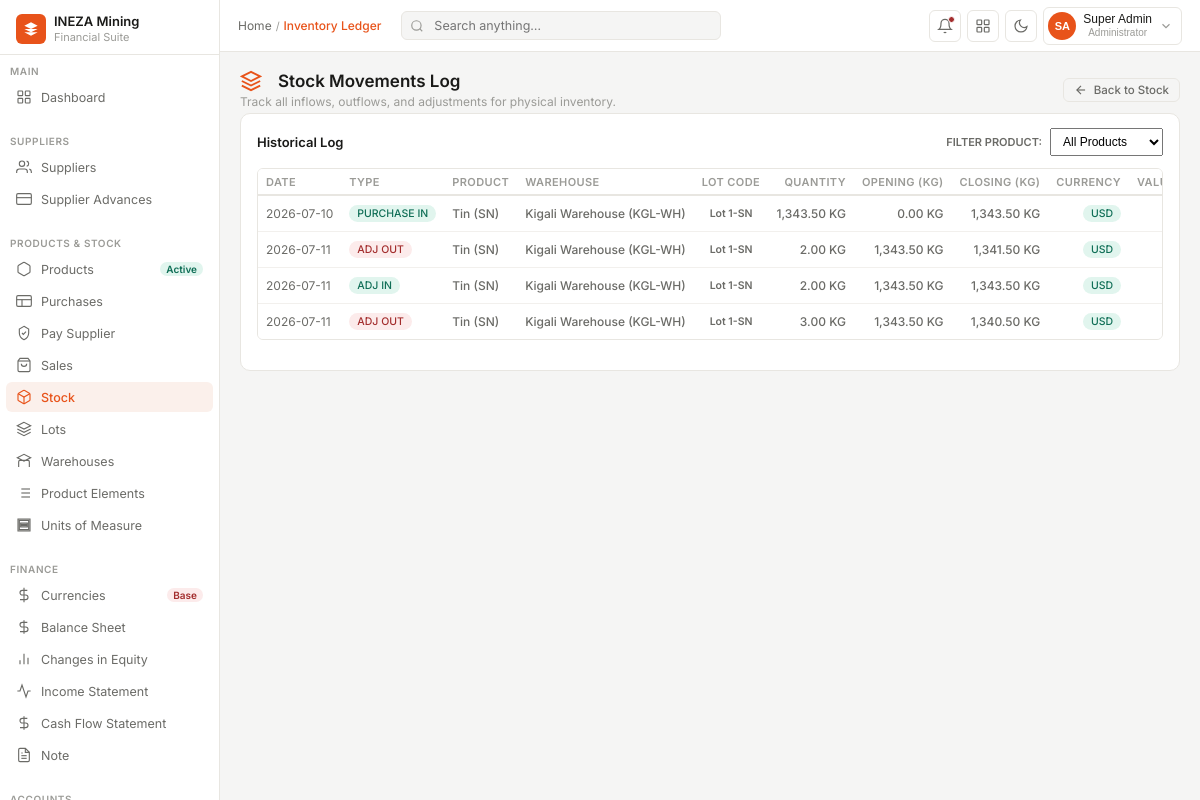
The app's page /pages/stock/movements.php (signed in) with its own data.
### tables this page shows
CREATE TABLE `stock_movement` (
  `id` bigint(20) UNSIGNED NOT NULL,
  `movement_type` enum('PURCHASE_IN','SALE_OUT','TRANSFER_IN','TRANSFER_OUT','ADJUSTMENT_IN','ADJUSTMENT_OUT','RETURN_IN','OPENING_STOCK') NOT NULL,
  `warehouse_id` int(10) UNSIGNED NOT NULL,
  `product_id` int(10) UNSIGNED NOT NULL,
  `lot_id` int(10) UNSIGNED DEFAULT NULL,
  `uom_id` int(10) UNSIGNED NOT NULL DEFAULT 1,
  `qty_kg` decimal(14,4) NOT NULL COMMENT 'Positive number always; direction from movement_type',
  `unit_cost_rwf` decimal(18,4) DEFAULT NULL,
  `unit_cost_usd` decimal(18,4) DEFAULT NULL,
  `purchase_currency_id` tinyint(3) UNSIGNED DEFAULT NULL,
  `purchase_amount_in_currency` decimal(18,4) DEFAULT NULL,
  `exchange_rate` decimal(14,4) DEFAULT NULL,
  `converted_amount` decimal(18,4) DEFAULT NULL,
  `total_value_rwf` decimal(20,2) DEFAULT NULL,
  `total_value_usd` decimal(20,4) DEFAULT NULL,
  `reference_type` varchar(50) DEFAULT NULL COMMENT 'purchasing, sells, transfer, adjustment',
  `reference_id` bigint(20) DEFAULT NULL COMMENT 'FK to the source record (purchasing.id or sells.id)',
  `movement_date` date NOT NULL,
  `notes` text DEFAULT NULL,
  `created_by` int(11) DEFAULT NULL,
  `created_at` timestamp NOT NULL DEFAULT current_timestamp(),
  `opening` decimal(14,4) NOT NULL DEFAULT 0.0000,
  `closing` decimal(14,4) NOT NULL DEFAULT 0.0000
);

CREATE TABLE `product` (
  `id` int(10) UNSIGNED NOT NULL,
  `product_code` varchar(50) NOT NULL COMMENT 'e.g. COLTAN-TA, TIN-SN',
  `product_name` varchar(200) NOT NULL COMMENT 'e.g. Coltan (Tantalite), Cassiterite (Tin)',
  `uom_id` int(10) UNSIGNED NOT NULL COMMENT 'Default unit of measure',
  `inventory_account_id` bigint(20) UNSIGNED DEFAULT NULL,
  `sales_account_id` bigint(20) UNSIGNED DEFAULT NULL,
  `cogs_account_id` bigint(20) UNSIGNED DEFAULT NULL,
  `description` text DEFAULT NULL,
  `is_active` tinyint(1) DEFAULT 1,
  `created_at` timestamp NOT NULL DEFAULT current_timestamp(),
  `updated_at` timestamp NOT NULL DEFAULT current_timestamp() ON UPDATE current_timestamp()
);

CREATE TABLE `warehouses` (
  `id` bigint(20) NOT NULL,
  `warehouse_code` varchar(50) DEFAULT NULL,
  `warehouse_name` varchar(255) NOT NULL,
  `address` text DEFAULT NULL,
  `is_active` tinyint(1) NOT NULL DEFAULT 1,
  `created_at` timestamp NOT NULL DEFAULT current_timestamp(),
  `created_by` bigint(20) NOT NULL
);

CREATE TABLE `lots` (
  `id` int(10) UNSIGNED NOT NULL,
  `lots_code` varchar(50) NOT NULL COMMENT 'e.g. Lot 1-Ta, Lot 01-Tin',
  `product_id` int(10) UNSIGNED NOT NULL,
  `opening_date` date NOT NULL,
  `closing_date` date DEFAULT NULL COMMENT 'NULL means lot is still open',
  `statuss` tinyint(1) NOT NULL DEFAULT 1
);

CREATE TABLE `unit_of_measure` (
  `id` int(10) UNSIGNED NOT NULL,
  `code` varchar(20) NOT NULL COMMENT 'e.g. KG, MT, G, LB',
  `name` varchar(100) NOT NULL COMMENT 'e.g. Kilogram, Metric Ton',
  `symbol` varchar(10) DEFAULT NULL,
  `is_active` tinyint(1) DEFAULT 1,
  `created_at` timestamp NOT NULL DEFAULT current_timestamp(),
  `updated_at` timestamp NOT NULL DEFAULT current_timestamp() ON UPDATE current_timestamp()
);

CREATE TABLE `currencies` (
  `id` tinyint(3) UNSIGNED NOT NULL,
  `code` varchar(5) NOT NULL,
  `name` varchar(50) NOT NULL,
  `symbol` varchar(5) DEFAULT NULL,
  `is_base_currency` tinyint(1) DEFAULT 0 COMMENT 'If 1, this is USD (base reporting currency)',
  `is_active` tinyint(1) DEFAULT 1,
  `created_at` timestamp NOT NULL DEFAULT current_timestamp(),
  `created_by` int(11) NOT NULL,
  `updated_at` timestamp NOT NULL DEFAULT current_timestamp() ON UPDATE current_timestamp(),
  `updated_by` int(11) DEFAULT NULL
);

### pages/stock/movements.php (the view, shortened to what this page needs)
<?php
require_once __DIR__ . '/../../config/db.php';
$selectedProductId = isset($_GET['product_id']) ? (int)$_GET['product_id'] : 0;
$selectedLotId = isset($_GET['lot_id']) ? (int)$_GET['lot_id'] : 0;
$whereClause = "";
$query = "SELECT sm.*,
                 CONCAT(u.first_name, ' ', u.last_name) AS creator_name,
                 uom.code AS uom_code,
                 p.purchase_no,
                 w.warehouse_name,
                 w.warehouse_code,
                 l.lots_code,
                 pr.product_name,
                 pr.product_code,
                 cur.code AS currency_code
          FROM stock_movement sm
          LEFT JOIN users u ON sm.created_by = u.id
          LEFT JOIN unit_of_measure uom ON sm.uom_id = uom.id
          LEFT JOIN purchasing p ON sm.reference_type = 'purchasing' AND sm.reference_id = p.id
          LEFT JOIN warehouses w ON sm.warehouse_id = w.id
          LEFT JOIN lots l ON sm.lot_id = l.id
          LEFT JOIN product pr ON sm.product_id = pr.id
          LEFT JOIN currencies cur ON sm.purchase_currency_id = cur.id
          $whereClause
          ORDER BY sm.movement_date ASC, sm.id ASC";
$result = mysqli_query($conn, $query);
$movements = [];
if ($result) {
    while ($row = mysqli_fetch_assoc($result)) {
        $movements[] = $row;
    }
}
?>
<!DOCTYPE html>
<html lang="en">
<head>
<link rel="stylesheet" href="../../src/css/dashboard.css">
<link rel="stylesheet" href="../../src/css/sidebar.css">
<link rel="stylesheet" href="../../src/css/navbar.css">
<link rel="stylesheet" href="../../src/css/stock.css">
</head>
<body>
<?php include '../include/sidebar.php'; ?>
<div class="main">
  <?php $page_title = "Inventory Ledger"; include '../include/navbar.php'; ?>
  <div class="content" id="stockContent">
    <div class="page-header">
      <div>
        <h1 class="page-title">
          <svg viewBox="0 0 24 24" style="stroke: var(--orange); stroke-width: 2; fill: none; width: 22px; height: 22px; margin-right: 8px;">
            <path d="M12 2L2 7l10 5 10-5-10-5zM2 17l10 5 10-5M2 12l10 5 10-5"/>
          </svg>
          Stock Movements Log
        </h1>
        <div class="page-sub">
          Track all inflows, outflows, and adjustments for physical inventory.
        </div>
      </div>
      <div class="page-actions">
        <a href="index.php" class="btn-sm" style="text-decoration: none; display: inline-flex; align-items: center; gap: 6px;">
          <svg viewBox="0 0 24 24" style="width: 14px; height: 14px; stroke: currentColor; stroke-width: 2; fill: none;"><line x1="19" y1="12" x2="5" y2="12"/><polyline points="12 19 5 12 12 5"/></svg>
          Back to Stock
        </a>
      </div>
    </div>
    <div class="card">
      <div class="card-header" style="display: flex; justify-content: space-between; align-items: center; gap: 16px; flex-wrap: wrap;">
        <div class="card-title">Historical Log</div>
        <div style="display: flex; gap: 8px; align-items: center;">
          <label for="productFilter" style="font-size: 11px; font-weight: 600; text-transform: uppercase; color: var(--text2);">Filter Product:</label>
          <select id="productFilter" class="form-control" style="max-width: 220px; padding: 5px 8px; font-size: 12px; margin: 0;" onchange="filterProduct(this.value)" <?php echo $selectedProductId > 0 ? 'disabled' : ''; ?>>
            <?php if ($selectedProductId === 0): ?>
              <option value="0">All Products</option>
            <?php endif; ?>
          </select>
        </div>
      </div>
      <div class="table-container">
        <table class="data-table">
          <thead>
            <tr>
              <th>Date</th>
              <th>Type</th>
              <th>Product</th>
              <th>Warehouse</th>
              <th>Lot Code</th>
              <th style="text-align: right;">Quantity</th>
              <th style="text-align: right;">Opening (kg)</th>
              <th style="text-align: right;">Closing (kg)</th>
              <th style="text-align: right;">Currency</th>
              <th style="text-align: right;">Value in Currency</th>
            </tr>
          </thead>
          <tbody>
            <?php if (empty($movements)): ?>
              <tr>
                <td colspan="16" class="table-empty">No stock movements recorded.</td>
              </tr>
            <?php else: ?>
              <?php foreach ($movements as $m): ?>
                <?php
                  $date = htmlspecialchars($m['movement_date']);
                  $prod = htmlspecialchars($m['product_name'] . ' (' . $m['product_code'] . ')');
                  $wh = htmlspecialchars($m['warehouse_name'] . ' (' . $m['warehouse_code'] . ')');
                  $lot = htmlspecialchars($m['lots_code'] ?? '—');
                  $qty = number_format((float)$m['qty_kg'], 2) . ' ' . htmlspecialchars($m['uom_code'] ?? 'kg');
                  $typeBadge = '';
                  switch ($m['movement_type']) {
                    case 'PURCHASE_IN':
                      $typeBadge = '<span class="status-pill pill-green">PURCHASE IN</span>';
                      break;
                    case 'ADJUSTMENT_IN':
                      $typeBadge = '<span class="status-pill pill-green">ADJ IN</span>';
                      break;
                    case 'ADJUSTMENT_OUT':
                      $typeBadge = '<span class="status-pill pill-red">ADJ OUT</span>';
                      break;
                  }
                ?>
                <tr class="clickable-row" onclick="window.location='movement_details.php?id=<?php echo $m['id']; ?><?php echo $selectedProductId > 0 ? '&product_id=' . $selectedProductId : ''; ?><?php echo $selectedLotId > 0 ? '&lot_id=' . $selectedLotId : ''; ?>'">
                  <td style="white-space: nowrap;"><?php echo $date; ?></td>
                  <td><?php echo $typeBadge; ?></td>
                  <td class="td-bold"><?php echo $prod; ?></td>
                  <td class="td-name"><?php echo $wh; ?></td>
                  <td><span class="status-pill pill-purple" style="font-weight: 600;"><?php echo $lot; ?></span></td>
                  <td style="text-align: right; font-weight: 500;"><?php echo $qty; ?></td>
                  <td style="text-align: right; color: var(--text2); font-weight: 500;"><?php echo number_format((float)$m['opening'], 2) . ' ' . htmlspecialchars($m['uom_code'] ?? 'kg'); ?></td>
                  <td style="text-align: right; color: var(--text2); font-weight: 500;"><?php echo number_format((float)$m['closing'], 2) . ' ' . htmlspecialchars($m['uom_code'] ?? 'kg'); ?></td>
                  <td style="text-align: right;"><span class="status-pill <?php echo ($m['currency_code'] === 'RWF') ? 'pill-blue' : 'pill-green'; ?>"><?php echo htmlspecialchars($m['currency_code'] ?? 'USD'); ?></span></td>
                  <td style="text-align: right; color: var(--text); font-weight: 500;">
                  </td>
                </tr>
              <?php endforeach; ?>
            <?php endif; ?>
          </tbody>
        </table>
      </div>
    </div>
    <div class="bottom-spacer"></div>
  </div>
</div>
</body>
</html>

### src/css/dashboard.css (style rules this page uses)
* { margin: 0; padding: 0; box-sizing: border-box; }
:root { --orange: #E8531A; --orange-light: #FBF0EB; --orange-mid: #F26B3A; --sidebar-w: 220px; --nav-h: 52px; --bg: #F5F5F4; --card: #fff; --border: #E8E6E1; --border-hover: #ccc; --table-border: #F2F0ED; --table-hover: #FAFAF8; --text: #1A1A18; --text2: #6B6B67; --text3: #9B9B97; --green: #0F6E56; --green-bg: #E1F5EE; --amber: #BA7517; --amber-bg: #FAEEDA; --red: #A32D2D; --red-bg: #FCEBEB; --blue: #185FA5; --blue-bg: #E6F1FB; --alert-red-bg: #FFF8F8; --alert-amber-bg: #FFFBF4; --alert-green-bg: #F4FBF7; --alert-blue-bg: #F4F8FB; --radius: 6px; --radius-lg: 10px; font-family: 'Inter', sans-serif; }
body { background: var(--bg); color: var(--text); font-size: 13px; display: flex; height: 100vh; overflow: hidden; transition: background 0.2s ease, color 0.2s ease; }
.main { flex: 1; display: flex; flex-direction: column; overflow: hidden; }
.content { flex: 1; overflow-y: auto; padding: 18px 20px; }
.page-header { display: flex; align-items: center; justify-content: space-between; margin-bottom: 4px; }
.page-title { font-size: 17px; font-weight: 600; color: var(--text); display: flex; align-items: center; gap: 8px; }
.page-title svg { width: 20px; height: 20px; fill: none; stroke: var(--orange); stroke-width: 1.8; }
.page-sub { font-size: 12px; color: var(--text3); margin-top: 2px; }
.page-actions { display: flex; gap: 8px; }
.table-container { overflow: auto; width: 100%; max-height: 340px; border: 1px solid var(--border); border-radius: var(--radius); background: var(--card); margin-bottom: 16px; -webkit-overflow-scrolling: touch; }
.table-container th { position: sticky; top: 0; background: var(--card); z-index: 5; box-shadow: inset 0 -1px 0 var(--border); }
.card { background: var(--card); border: 1px solid var(--border); border-radius: var(--radius-lg); padding: 14px 16px; transition: background 0.2s ease, border-color 0.2s ease; }
.card-header { display: flex; align-items: center; justify-content: space-between; margin-bottom: 12px; }
.card-title { font-size: 13px; font-weight: 600; color: var(--text); }
.btn-sm { padding: 4px 10px; border-radius: var(--radius); font-size: 11.5px; font-weight: 500; cursor: pointer; border: 1px solid var(--border); background: transparent; color: var(--text2); font-family: inherit; transition: all .15s; }
.data-table { width: 100%; border-collapse: collapse; font-size: 12px; }
.data-table th { text-align: left; padding: 6px 8px; font-size: 11px; font-weight: 600; color: var(--text3); border-bottom: 1px solid var(--border); text-transform: uppercase; letter-spacing: .4px; white-space: nowrap; }
.data-table td { padding: 8px 8px; border-bottom: 1px solid var(--table-border); color: var(--text2); vertical-align: middle; white-space: nowrap; }
.data-table tr:last-child td { border-bottom: none; }
.td-name { font-weight: 500; color: var(--text); }
.td-bold { font-weight: 500; }
.status-pill { display: inline-flex; align-items: center; gap: 4px; padding: 2px 8px; border-radius: 10px; font-size: 10.5px; font-weight: 500; }
.pill-green { background: var(--green-bg); color: var(--green); }
.pill-red { background: var(--red-bg); color: var(--red); }
.bottom-spacer { height: 20px; }

### src/css/stock.css (style rules this page uses)
#stockContent { animation: fadeIn 0.15s ease-out; }

### pages/stock/movements.php (style rules this page uses)
.clickable-row { cursor: pointer; transition: background-color 0.15s ease; }

### records on screen
stock_movement: movement_date "2026-07-10", movement_type "PURCHASE IN", product.product_code "Tin (SN)", warehouse.warehouse_code "Kigali Warehouse (KGL-WH)", lot.lots_code "Lot 1-SN", qty_kg.code "1,343.50 KG", opening "0.00", unit_of_measure.code "KG", closing "1,343.50", currencies.code "USD"
stock_movement: movement_date "2026-07-11", movement_type "ADJ OUT", product.product_code "Tin (SN)", warehouse.warehouse_code "Kigali Warehouse (KGL-WH)", lot.lots_code "Lot 1-SN", qty_kg.code "2.00 KG", opening "1,343.50", unit_of_measure.code "KG", closing "1,341.50", currency_code "USD"
stock_movement: movement_date "2026-07-11", movement_type "ADJ IN", product.product_code "Tin (SN)", warehouse.warehouse_code "Kigali Warehouse (KGL-WH)", lot.lots_code "Lot 1-SN", qty_kg.code "2.00 KG", opening "1,343.50", unit_of_measure.code "KG", closing "1,343.50", currency_code "USD"
stock_movement: movement_date "2026-07-11", movement_type "ADJ OUT", product.product_code "Tin (SN)", warehouse.warehouse_code "Kigali Warehouse (KGL-WH)", lot.lots_code "Lot 1-SN", qty_kg.code "3.00 KG", opening "1,343.50", unit_of_measure.code "KG", closing "1,340.50", currency_code "USD"

### other values on screen
$page_title "Inventory Ledger"
$initials "SA"
